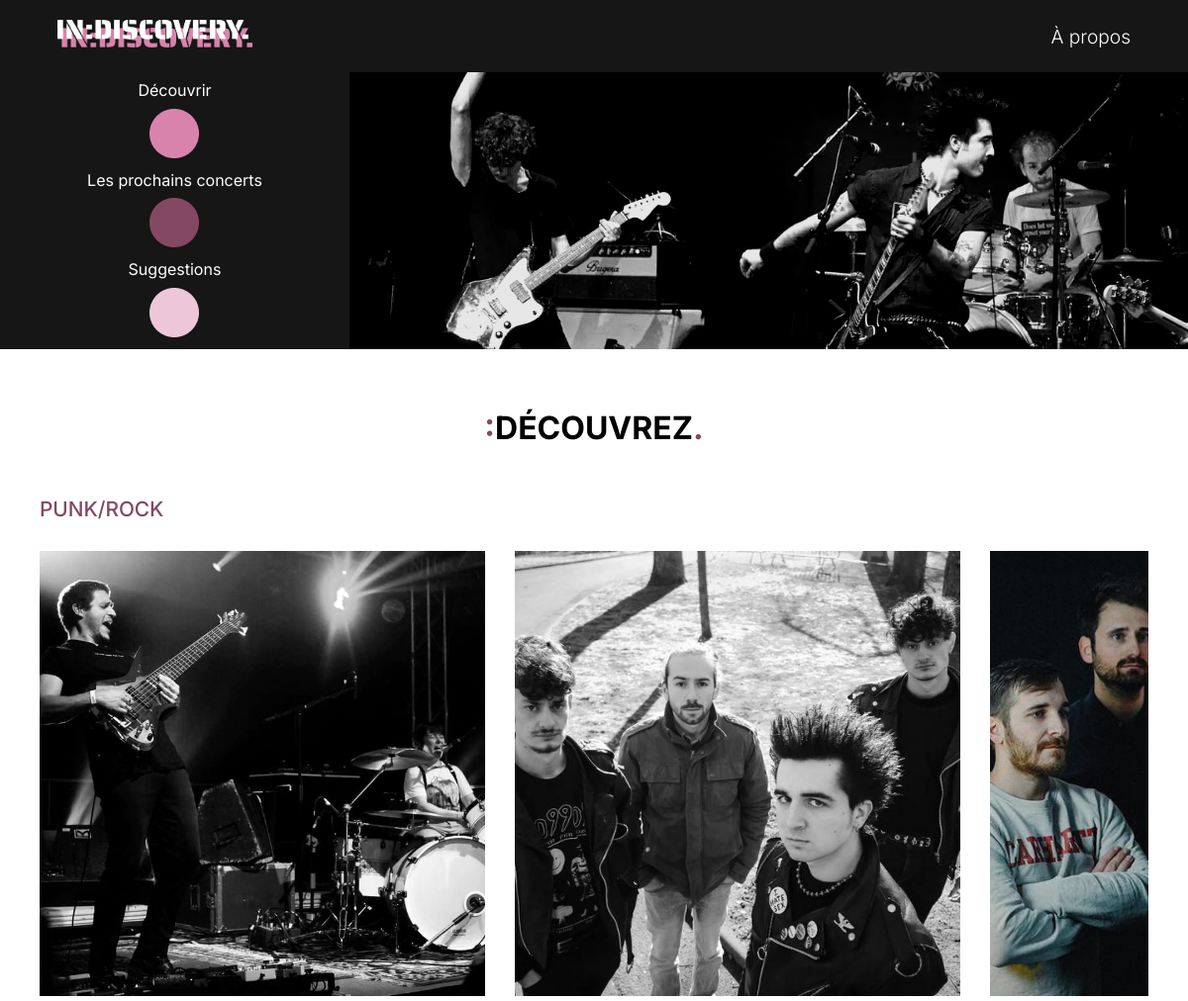
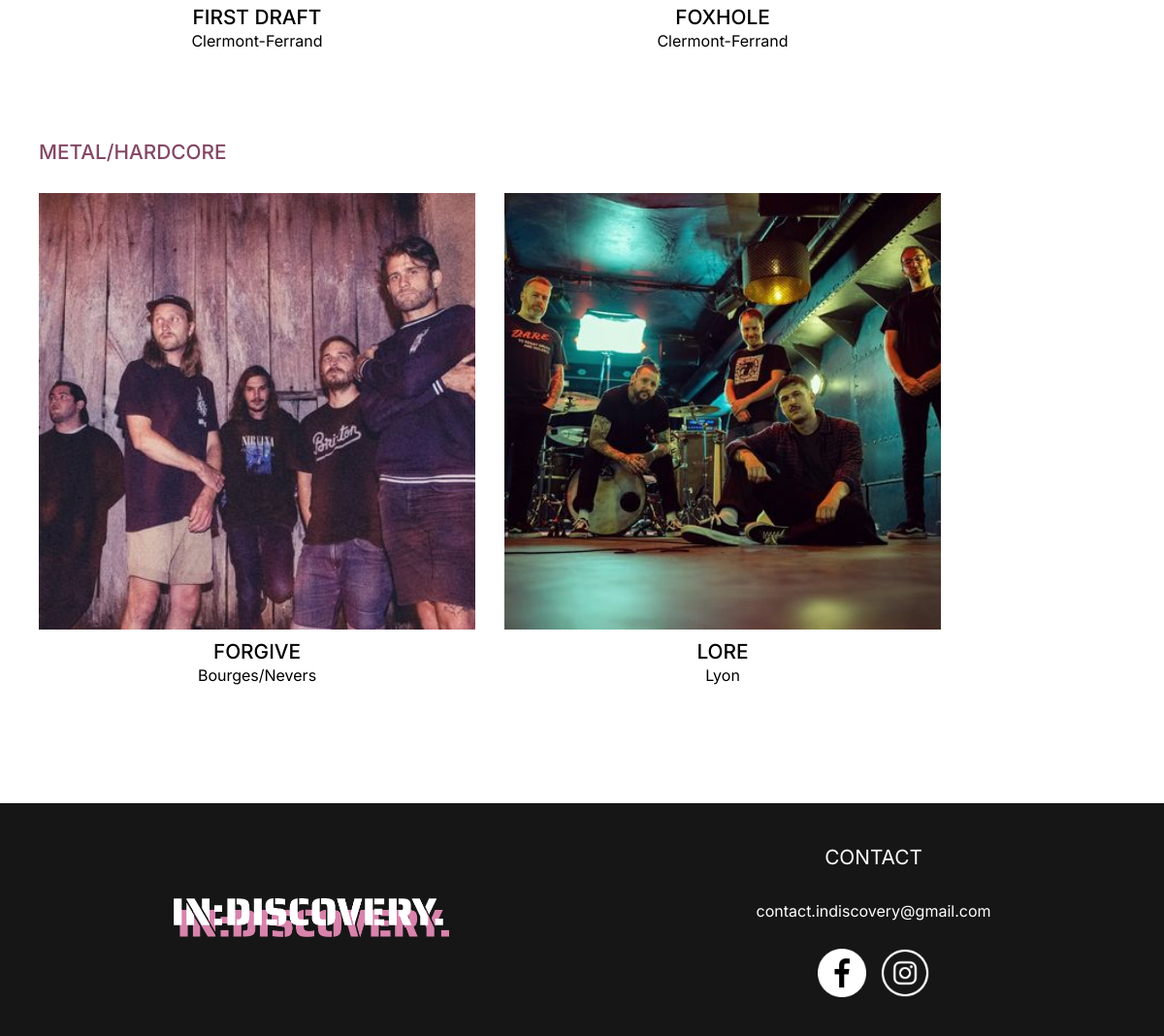
Before: /php/decouvrez.php with the older database file (2 pictures, top to bottom).
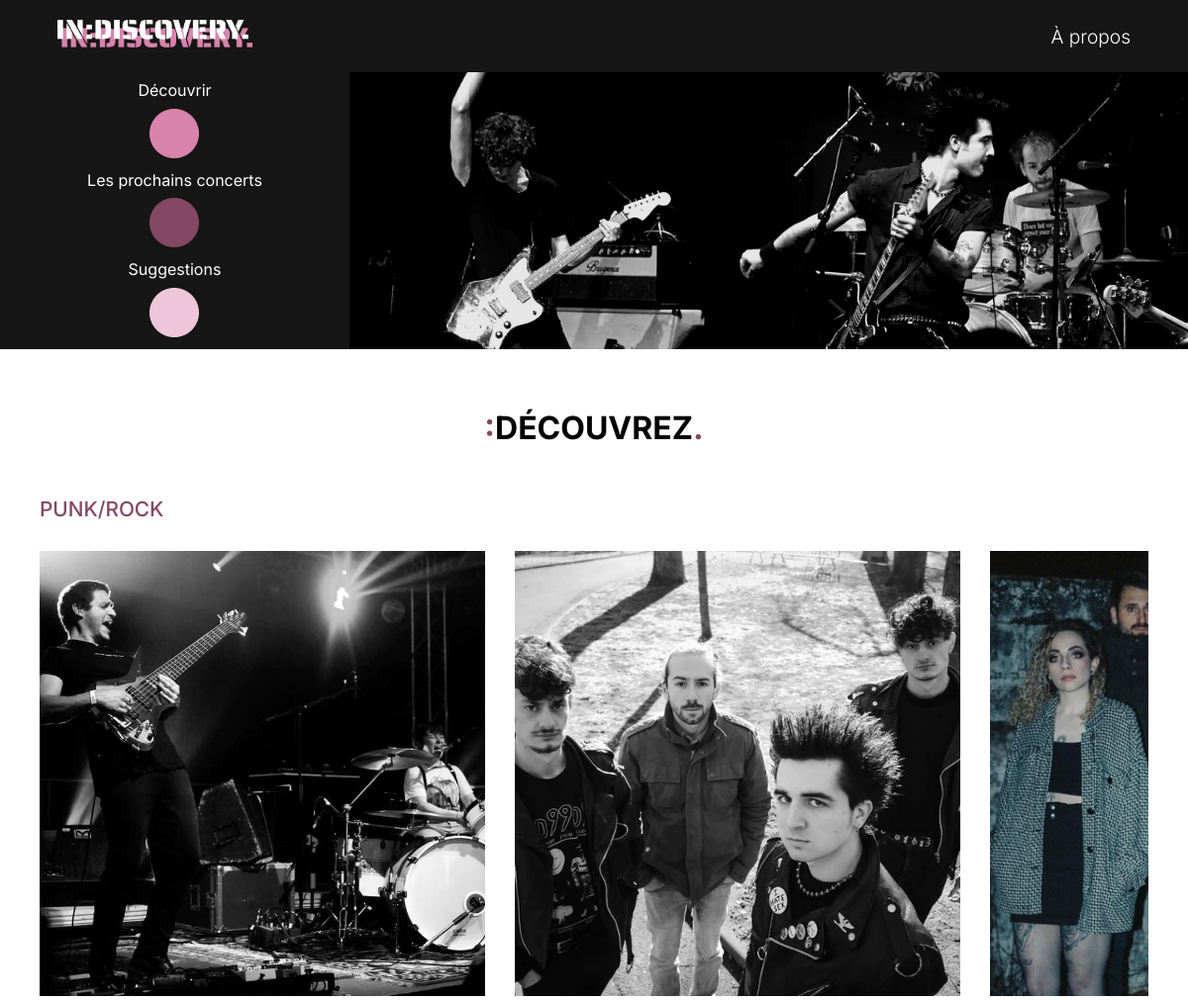
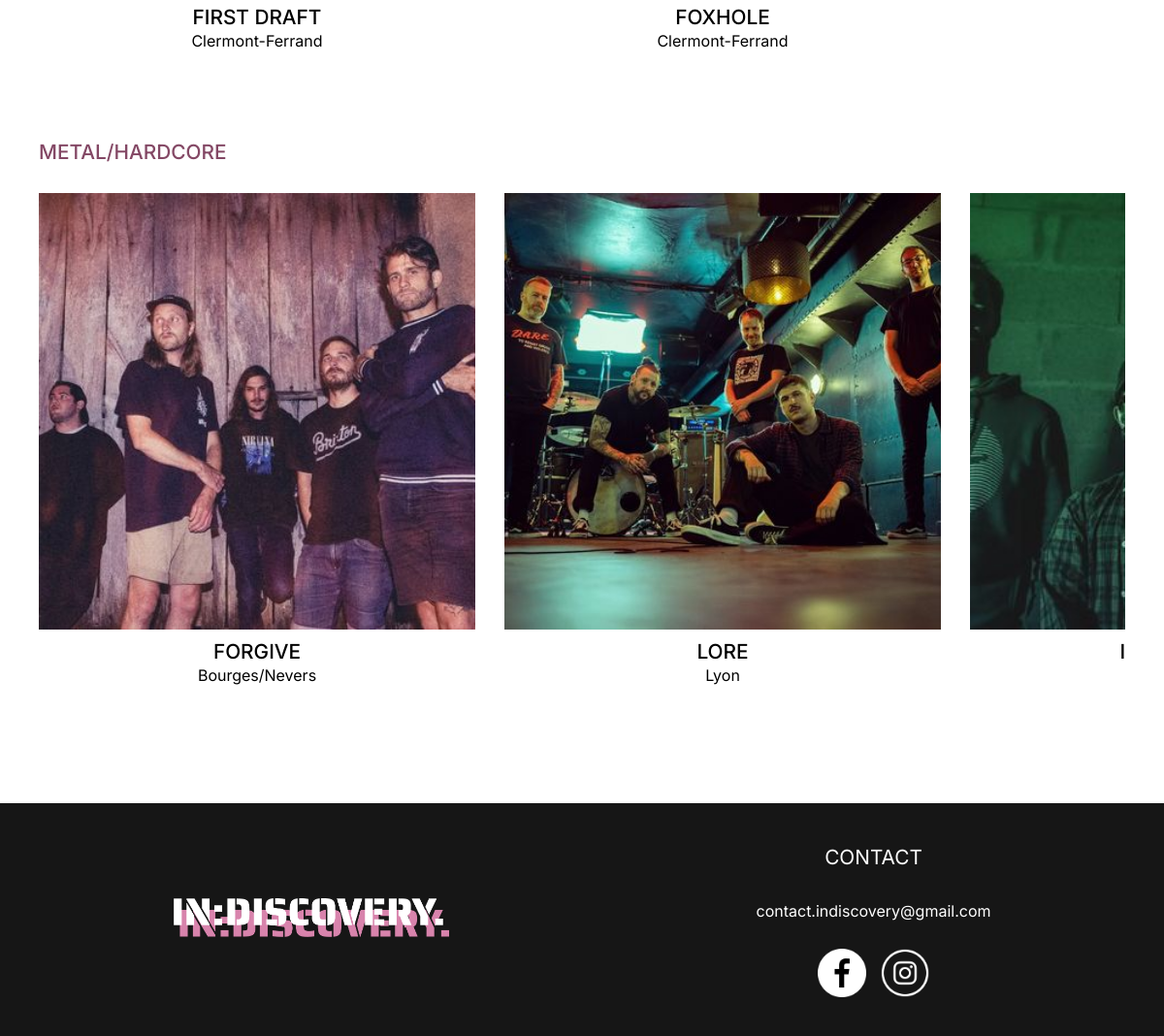
After: the same page with the newer database file (2 pictures, top to bottom).
### tables this page shows
CREATE TABLE `artistes` (
  `id_artiste` int NOT NULL,
  `nom` varchar(255) NOT NULL,
  `id_genre` int NOT NULL,
  `location` varchar(255) NOT NULL,
  `description` text NOT NULL,
  `photo` varchar(255) NOT NULL,
  `reseaux_sociaux` text NOT NULL,
  `decouverte` tinyint(1) NOT NULL,
  `cdc` tinyint(1) NOT NULL
);

### php/decouvrez.php (the view, shortened to what this page needs)
<?php
require_once 'connect.php';
$sql = "
SELECT
    a.id_artiste,
    a.nom,
    a.location,
    a.description,
    a.photo,
    a.reseaux_sociaux,
    g.categorie,
    g.genre
FROM
    artistes a
JOIN
    genres g ON a.id_genre = g.id_genre
WHERE
    g.categorie IN ('punk/rock', 'metal/hardcore')
ORDER BY
    g.categorie;
";
try {
    $stmt = $db->prepare($sql);
    $stmt->execute();
    $punkRockArtists = [];
    $metalHardcoreArtists = [];
    while ($row = $stmt->fetch(PDO::FETCH_ASSOC)) {
        if ($row['categorie'] === 'punk/rock') {
            $punkRockArtists[] = $row;
        } elseif ($row['categorie'] === 'metal/hardcore') {
            $metalHardcoreArtists[] = $row;
        }
    }
} catch (PDOException $e) {
    echo "Erreur lors de l'exécution de la requête : " . $e->getMessage();
    exit;
}
?>
<!DOCTYPE html>
<html lang="fr">
<head>
    <link rel="stylesheet" href="index.css">
    <link rel="stylesheet" href="decouvrez.css">
</head>
<body>
<header>
        <div class="navbar">
            <nav class="nav-links">
                <div class="logo"><a href="index.php"><img src="Images/logodiscovery.png" alt="Logo IN:DISCOVERY."></a></div>
                <a href="a-propos.php" id="nav-item">À propos</a>
            </nav>
        </div>
        <div class="side-menu">
            <div class="container-menu">
            <div class="menu-dots">
                <span class="dot-menu-item item1">Découvrir</span>
                    <a href="decouvrez.php" class="dot dot1"><img src="images/icones/dot1.png" alt="Dot 1"></a>
                <span class="dot-menu-item item2">Les prochains concerts</span>
                    <a href="concerts.php" class="dot dot2"><img src="images/icones/dot2.png" alt="Dot 2"></a>
                <span class="dot-menu-item item3">Suggestions</span>
                    <a href="formulaire.php" class="dot dot3"><img src="images/icones/dot3.png" alt="Dot 3"></a>
            </div>
            </div>
            <div class="img-deco">
                <img src="images/artistes/foxholecarousel.jpeg" class="carousel-slide">
            </div>
        </div>
    </header>
<main id="main-decouvrez">
<h2><span>:</span>DÉCOUVREZ<span>.</span></h2>
<section class="category-container1">
    <article><h3 id="category-title">PUNK/ROCK</h3>
    <figure class="artistes-list">
        <?php if (!empty($punkRockArtists)): ?>
            <?php foreach ($punkRockArtists as $artist): ?>
                <div class="artiste">
                    <div class="artiste-img">
                    <a href="artistes.php?id=<?php echo htmlspecialchars($artist['id_artiste']); ?>">
                        <img src="../images/artistes/<?php echo htmlspecialchars($artist["photo"]); ?>" alt="<?php echo htmlspecialchars($artist["nom"]); ?>">
                    </a>
                    </div>
                    <div class="caption1">
                        <h3 id="artistes"><?php echo htmlspecialchars($artist["nom"]); ?></h3>
                        <p><?php echo htmlspecialchars($artist["location"]); ?></p>
                    </div>
                </div>
            <?php endforeach; ?>
        <?php else: ?>
            <p>Aucun artiste trouvé dans cette catégorie.</p>
        <?php endif; ?>
    </figure>
    </article>
</section>
<section class="category-container2">
    <article><h3 id="category-title">METAL/HARDCORE</h3>
    <figure class="artistes-list">
        <?php if (!empty($metalHardcoreArtists)): ?>
            <?php foreach ($metalHardcoreArtists as $artist): ?>
                <div class="artiste">
                    <div class="artiste-img">
                    <a href="artistes.php?id=<?php echo htmlspecialchars($artist['id_artiste']); ?>">
                    <img src="../images/artistes/<?php echo htmlspecialchars($artist["photo"]); ?>" alt="<?php echo htmlspecialchars($artist["nom"]); ?>">
                    </a>
                    </div>
                    <div class="caption2">
                    <h3 id="artistes"><?php echo htmlspecialchars($artist["nom"]); ?></h3>
                    <p><?php echo htmlspecialchars($artist["location"]); ?></p>
                    </div>
                </div>
            <?php endforeach; ?>
        <?php else: ?>
            <p>Aucun artiste trouvé dans cette catégorie.</p>
        <?php endif; ?>
    </figure>
    </article>
</section>
</main>
<footer>
    <div class="section-logo">
        <img src="images/logodiscovery.png" alt="Logo IN:DISCOVERY.">
    </div>
        <div class="section-contact">
            <p id="titre-contact">CONTACT</p>
            <p id="mail">contact.indiscovery@gmail.com</p>
            <div class="logos">
                <img src="images/icones/facebook.png" id="logo-fb">
                <img src="images/icones/Instagram_logo.png">
            </div>
        </div>
</footer>
</body>
</html>

Changed rows visible on the page:
changed artistes (number 3 of 6 on the later page): photo: a different picture
added artistes: photo (picture), shown under "METAL/HARDCORE"
